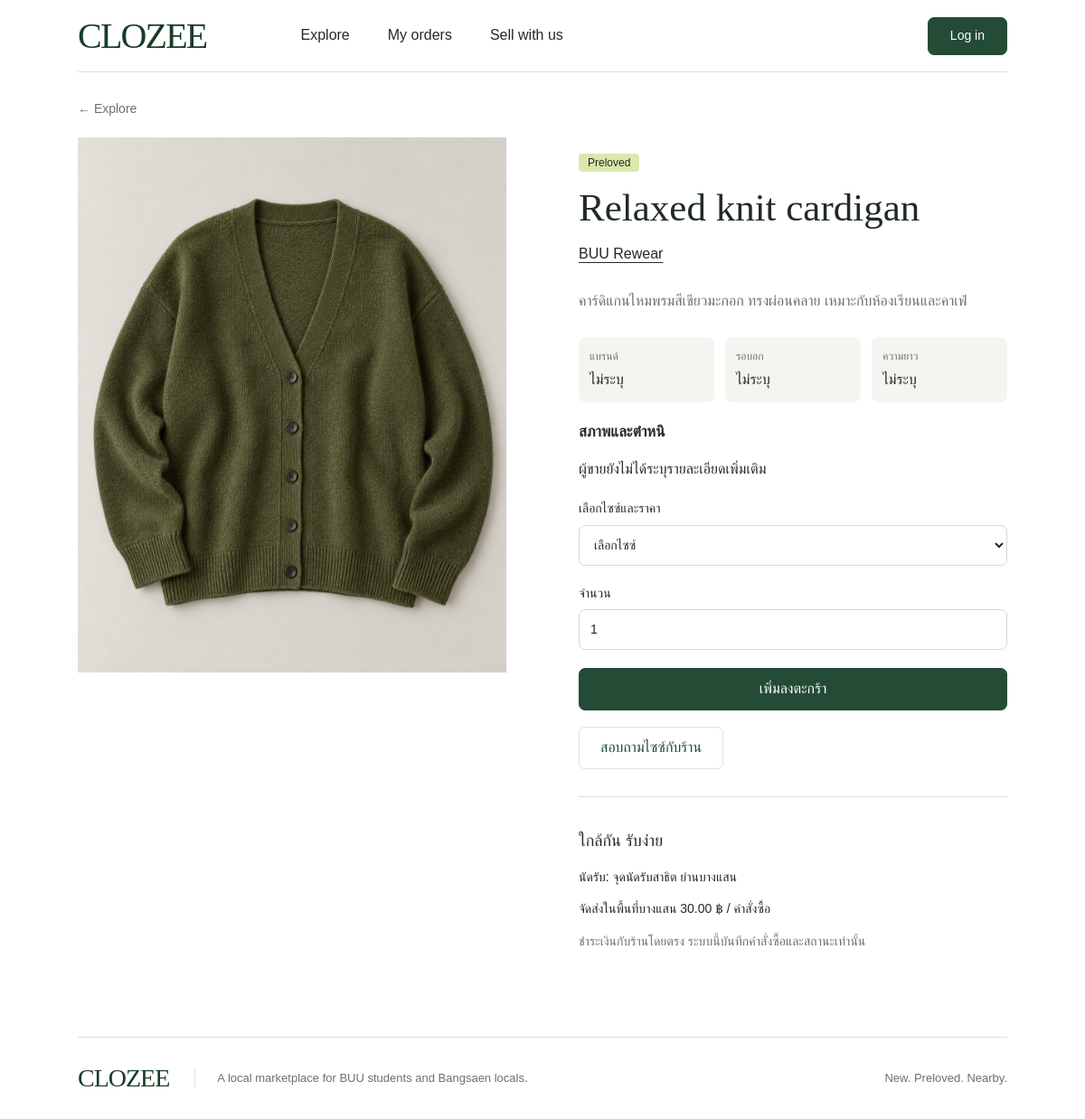
The page /product.php?id=4 on the database its author committed.
### tables this page shows
CREATE TABLE products (
    product_id BIGINT UNSIGNED NOT NULL AUTO_INCREMENT,
    shop_id BIGINT UNSIGNED NOT NULL,
    product_name VARCHAR(180) NOT NULL,
    description TEXT NULL,
    category VARCHAR(80) NULL,
    condition_type ENUM('new','secondhand') NOT NULL,
    image_path VARCHAR(255) NULL,
    brand VARCHAR(100) NULL,
    chest_cm DECIMAL(4,1) NULL,
    length_cm DECIMAL(4,1) NULL,
    condition_notes VARCHAR(1000) NULL,
    is_active TINYINT(1) NOT NULL DEFAULT 1,
    created_at TIMESTAMP NOT NULL DEFAULT CURRENT_TIMESTAMP,
    updated_at TIMESTAMP NOT NULL DEFAULT CURRENT_TIMESTAMP ON UPDATE CURRENT_TIMESTAMP,
    PRIMARY KEY (product_id),
    KEY idx_products_shop (shop_id),
    KEY idx_products_condition_active (condition_type, is_active),
    CONSTRAINT ck_products_chest CHECK (chest_cm IS NULL OR (chest_cm > 0 AND chest_cm <= 300)),
    CONSTRAINT ck_products_length CHECK (length_cm IS NULL OR (length_cm > 0 AND length_cm <= 300)),
    CONSTRAINT fk_products_shop FOREIGN KEY (shop_id)
      REFERENCES shops(shop_id) ON UPDATE CASCADE ON DELETE RESTRICT
);

CREATE TABLE shops (
    shop_id BIGINT UNSIGNED NOT NULL AUTO_INCREMENT,
    owner_user_id BIGINT UNSIGNED NOT NULL,
    shop_name VARCHAR(150) NOT NULL,
    description TEXT NULL,
    pickup_location VARCHAR(255) NULL,
    is_active TINYINT(1) NOT NULL DEFAULT 1,
    created_at TIMESTAMP NOT NULL DEFAULT CURRENT_TIMESTAMP,
    updated_at TIMESTAMP NOT NULL DEFAULT CURRENT_TIMESTAMP ON UPDATE CURRENT_TIMESTAMP,
    PRIMARY KEY (shop_id),
    UNIQUE KEY uq_shops_owner (owner_user_id),
    CONSTRAINT fk_shops_owner FOREIGN KEY (owner_user_id)
      REFERENCES users(user_id) ON UPDATE CASCADE ON DELETE RESTRICT
);

### public/product.php (called while the page is built)
<?php require __DIR__.'/../app/bootstrap.php';require ROOT.'/app/pages/product.php';

### app/config/example.php (called while the page is built)
<?php
return [
    'db_host' => '127.0.0.1',
    'db_port' => 3306,
    'db_name' => 'clozee',
    'db_user' => 'clozee',
    'db_pass' => '',
    'table_prefix' => '',
    'base_path' => '',
    'secure_cookies' => true,
    'delivery_fee' => '30.00',
];

### app/bootstrap.php (called while the page is built, shortened)
<?php
function config(): array
{
    static $values;
    if (is_array($values)) return $values;
    $values = require __DIR__ . '/config/example.php';
    $values['base_path'] = rtrim((string)$values['base_path'], '/');
    return $values;
}
require __DIR__ . '/config/tables.php';
require __DIR__ . '/config/db.php';
require __DIR__ . '/validation.php';
require __DIR__ . '/services/ProductImageService.php';
function url(string $path = ''): string { return config()['base_path'] . '/' . ltrim($path, '/'); }
function h(mixed $value): string { return htmlspecialchars((string)$value, ENT_QUOTES | ENT_SUBSTITUTE, 'UTF-8'); }

### app/config/db.php (called while the page is built, shortened)
<?php
function db(): PDO
{
    static $pdo;
    if ($pdo instanceof PDO) return $pdo;
    $c = config();
    $pdo = new PDO(
        sprintf('mysql:host=%s;port=%d;dbname=%s;charset=utf8mb4', $c['db_host'], $c['db_port'], $c['db_name']),
        $c['db_user'], $c['db_pass'],
        [PDO::ATTR_ERRMODE => PDO::ERRMODE_EXCEPTION, PDO::ATTR_DEFAULT_FETCH_MODE => PDO::FETCH_ASSOC,
         PDO::ATTR_EMULATE_PREPARES => false, PDO::ATTR_STRINGIFY_FETCHES => false]
    );
    $pdo->exec("SET time_zone = '+00:00'");
    return $pdo;
}
function query(string $sql, array $params = []): PDOStatement
{
    $statement = db()->prepare(resolve_sql($sql));
    $statement->execute($params);
    return $statement;
}

### app/config/tables.php (called while the page is built, shortened)
<?php
function table_name(string $logical): string {
    $prefix=config()['table_prefix'];
    return $prefix.$logical;
}
function resolve_sql(string $sql): string {
    return preg_replace_callback('/\{\{([a-z_]+)\}\}/',fn(array $m):string=>'`'.table_name($m[1]).'`',$sql);
}

### app/services/ProductImageService.php (called while the page is built, shortened)
<?php
function product_image_url(array $product): string {
    return url('assets/images/'.(in_array($product['image_path']??'',IMAGES,true)?$product['image_path']:'linen.jpg'));
}

### app/validation.php (called while the page is built, shortened)
<?php
function cents(mixed $value): int {
    if (!preg_match('/^(0|[1-9][0-9]{0,6})(?:\.([0-9]{1,2}))?$/D', (string)$value, $m)) throw new ValidationException('ราคาต้องไม่ติดลบและมีทศนิยมไม่เกิน 2 หลัก');
    return (int)$m[1]*100 + (int)str_pad($m[2]??'', 2, '0');
}
function money(mixed $decimal): string { return number_format(cents((string)$decimal)/100, 2) . ' ฿'; }

### app/pages/product.php (the view, shortened to what this page needs)
<?php
$id=filter_var($_GET['id']??null,FILTER_VALIDATE_INT);if(!$id) fail(404,'ไม่พบสินค้า');
$p=query('SELECT p.*,s.shop_name,s.owner_user_id,s.pickup_location FROM {{products}} p JOIN {{shops}} s ON s.shop_id=p.shop_id WHERE p.product_id=? AND p.is_active=1 AND s.is_active=1',[$id])->fetch();
$title=$p['product_name'];require ROOT.'/app/templates/header.php'; ?>
<a class="back-link" href="<?=h(url('products.php'))?>">← Explore</a><section class="detail-layout"><div class="detail-photo" data-product-gallery><img data-gallery-main src="<?=h(product_image_url($p))?>" alt="<?=h($p['product_name'])?>"></div><div class="detail-copy"><span class="condition"><?=$p['condition_type']==='new'?'New':'Preloved'?></span><h1><?=h($p['product_name'])?></h1><a class="underlined" href="<?=h(url('shop.php?id='.$p['shop_id']))?>"><?=h($p['shop_name'])?></a><p class="description"><?=nl2br(h($p['description']))?></p>
<dl class="product-measurements"><div><dt>แบรนด์</dt><dd><?=h($p['brand']??'ไม่ระบุ')?></dd></div><div><dt>รอบอก</dt><dd><?=$p['chest_cm']!==null?h($p['chest_cm']).' ซม.':'ไม่ระบุ'?></dd></div><div><dt>ความยาว</dt><dd><?=$p['length_cm']!==null?h($p['length_cm']).' ซม.':'ไม่ระบุ'?></dd></div></dl><div class="condition-details"><h2>สภาพและตำหนิ</h2><p><?=nl2br(h($p['condition_notes']??'ผู้ขายยังไม่ได้ระบุรายละเอียดเพิ่มเติม'))?></p></div>
<form action="<?=h(url('cart.php'))?>" method="post" class="stack"><label>เลือกไซซ์และราคา<select name="variant_id" required><option value="">เลือกไซซ์</option></select></label><label>จำนวน<input type="number" name="quantity" value="1" min="1" max="99" required></label><button class="button" type="submit">เพิ่มลงตะกร้า</button></form>
<form method="post" action="<?=h(url('messages.php'))?>" class="chat-start"><button class="button secondary" type="submit">สอบถามไซซ์กับร้าน</button></form>
<div class="delivery-note"><h2>ใกล้กัน รับง่าย</h2><p>นัดรับ: <?=h($p['pickup_location'])?></p><p>จัดส่งในพื้นที่บางแสน <?=money(config()['delivery_fee'])?> / คำสั่งซื้อ</p><p class="muted">ชำระเงินกับร้านโดยตรง ระบบนี้บันทึกคำสั่งซื้อและสถานะเท่านั้น</p></div></div></section>
<?php require ROOT.'/app/templates/footer.php'; ?>

### public/assets/css/app.css (style rules this page uses)
:root { --ink:#212b26;--green:#244b36;--sage:#eef2ed;--lime:#dbe8ac;--line:#dedfdc;--muted:#6b716d;--danger:#9a302b;--radius:7px;font-family:Arial,"Tahoma",sans-serif;color:var(--ink);background:#fff;font-size:16px;line-height:1.55 }
* { box-sizing:border-box }
body { margin:0 }
a { color:inherit;text-decoration:none }
button,input,select,textarea { font:inherit }
button,a,input,select,textarea { -webkit-tap-highlight-color:transparent }
button,a { touch-action:manipulation }
button { cursor:pointer }
img { display:block;max-width:100% }
.button,button.button { display:inline-flex;align-items:center;justify-content:center;border:1px solid var(--green);background:var(--green);color:#fff;min-height:46px;padding:10px 23px;border-radius:var(--radius);font-weight:500;white-space:nowrap;text-align:center }
.button.secondary { background:#fff;color:var(--green);border-color:var(--line) }
.condition { display:inline-block;padding:1px 10px;background:var(--lime);border-radius:4px;font-size:12px;line-height:1.5 }
.muted,.field-help { color:var(--muted) }
h1,h2,h3,p { overflow-wrap:anywhere }
input:not([type=checkbox]):not([type=radio]),select,textarea { display:block;min-height:45px;border:1px solid #d6d9d4;background:white;color:var(--ink);border-radius:var(--radius);padding:10px 12px;max-width:100% }
label { display:block;font-size:14px;font-weight:500 }
label>input,label>textarea,label>select { margin-top:7px;width:100% }
.stack { display:grid;gap:20px }
.back-link { display:inline-block;color:var(--muted);font-size:14px;margin:20px 0 }
.underlined { text-decoration:underline;text-underline-offset:4px }
.detail-layout { display:grid;grid-template-columns:1fr 1fr;gap:80px;padding:0 0 30px }
.detail-photo { max-width:600px }
.detail-photo img { width:100%;aspect-ratio:4/5;object-fit:cover }
.detail-copy { max-width:500px;padding:15px 0 }
.detail-copy h1 { font:43px/1.15 Georgia,serif;margin:14px 0 }
.description { white-space:normal;color:var(--muted);line-height:1.8;margin:25px 0 }
.delivery-note { border-top:1px solid var(--line);margin-top:30px;padding-top:20px;font-size:14px }
.delivery-note h2 { font-size:18px;font-weight:500 }
.chat-start { margin-top:18px }
.product-measurements { display:grid;grid-template-columns:repeat(3,minmax(0,1fr));gap:12px;margin:20px 0 }
.product-measurements div { padding:12px;background:#f4f5f1;border-radius:8px;min-width:0 }
.product-measurements dt { font-size:12px;color:#68736b }
.product-measurements dd { margin:5px 0 0;overflow-wrap:anywhere }
.condition-details { margin:20px 0 }
.condition-details h2 { font-size:17px }
.condition-details p { white-space:normal;overflow-wrap:anywhere }

### rows shown on the page
products: image_path (picture), product_name "Relaxed knit cardigan", shop.shop_name "BUU Rewear", description "คาร์ดิแกนไหมพรมสีเขียวมะกอก ทรงผ่อนคลาย เหมาะกับห้องเรียนและคาเฟ่", brand "ไม่ระบุ", condition_notes "ผู้ขายยังไม่ได้ระบุรายละเอียดเพิ่มเติม", shop.pickup_location "จุดนัดรับสาธิต ย่านบางแสน"

### other values the page prints
money(config()['delivery_fee']) "30.00 ฿"
